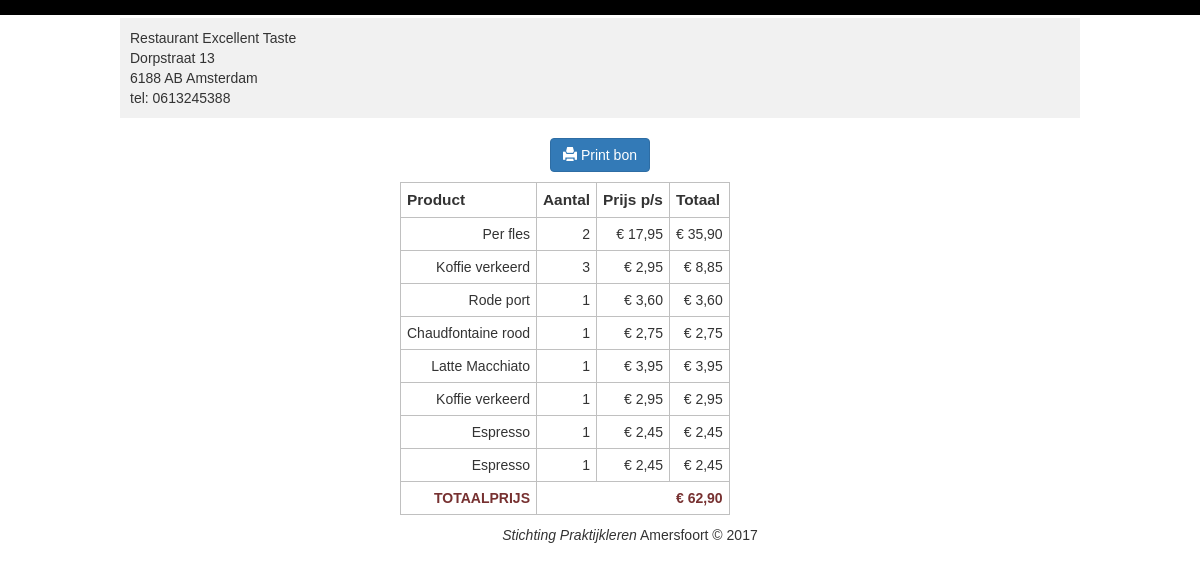
/bon.php?reservering=2, run on the app's committed database.
### tables this page shows
CREATE TABLE bestelling (
  bestelling_id int(11) NOT NULL AUTO_INCREMENT,
  reservering_id int(11) NOT NULL,
  tafel int(11) NOT NULL,
  datum date NOT NULL,
  tijd time NOT NULL,
  menuitemcode varchar(4) NOT NULL,
  aantal int(11) NOT NULL,
  prijs decimal(5,2) NOT NULL,
  PRIMARY KEY (bestelling_id),
  KEY menuitemcode (menuitemcode)
);

CREATE TABLE menuitem (
  subgerechtcode varchar(4) NOT NULL,
  menuitemcode varchar(4) NOT NULL,
  menuitemnaam varchar(30) NOT NULL,
  prijs decimal(5,2) NOT NULL,
  PRIMARY KEY (menuitemcode),
  KEY subgerechtcode (subgerechtcode)
);

### classes/content.inc.php (called while the page is built, shortened)
<?php
	class content {
		public function getHtml() {
			$page = new page;
			return $page->getHtml();
		}
	}
?>

### config/database.inc.php (called while the page is built)
<?php
class database
{
    public static function connect()
    {
        $connection = new PDO('mysql:host=localhost;dbname=excellenttaste_db;charset=utf8', 'root', '');
        return $connection;
    }
}
?>

### classes/page/bon.php (the view)
<?php
class page
{
     public function __construct()
     {
          $this->connection = database::connect();
     }
     public function getHtml()
     {
          $aBestelling = $this->getBestelling();
          $totaal = 0;
          $output =
               "<center>
                     <button class='btn btn-primary hidden-print aria-hidden='true''
                             onclick='window.print()'>
                          <span class='glyphicon glyphicon-print'></span> Print bon
                     </button>
	           </center>
                <div id='bon_overzicht'>
                     <table id='bon'>
                          <thead>
                               <tr>
                                    <th>Product</th>
                                    <th>Aantal</th>
                                    <th>Prijs p/s</th>
                                    <th>Totaal</th>
                               </tr>
                          </thead>
                          <tbody>";
          foreach ($aBestelling as $key => $value)
          {
                $output .= "   <tr>
                                    <td>" . $value['menuitemnaam'] . "</td>
                                    <td>" . $value['aantal'] . "</td>
                                    <td>&euro;&nbsp;" . number_format($value['prijs'], 2, ',','.') . "</td>
                                    <td>&euro;&nbsp;" . number_format($value['aantal'] *
                                                                      $value['prijs'], 2, ',','.') . "</td>
                               </tr>";
                $totaal = $totaal + ($value['aantal'] * $value['prijs']);
          }
          $output .=          "<tr class='trBold'>
                                    <td>TOTAALPRIJS</td>
                                    <td colspan='3'>&euro;&nbsp;" . number_format($totaal, 2, ',','.') . "</td>
                               </tr>
                          </tbody>
                     </table>
                </div>";
          return $output;
     }
     private function getBestelling() {
          $reservering_id = $_GET['reservering'];
          $sql = "SELECT * 	FROM bestelling b, menuitem m
                                   WHERE b.reservering_id = '$reservering_id'
                                   AND b.menuitemcode = m.menuitemcode";
          foreach($this->connection->query($sql) as $row) {
               $aOutput[] = $row;
          }
          return $aOutput;
     }
}

### css/style.css (style rules this page uses)
body { font-family : sans-serif; font-size : 14px; }
tr, th, td { border : 1px solid silver; }
th, td { padding : 6px; text-align : left; }
th { font-weight : bold; font-size : 110%; }
#bon_overzicht { width : 400px; margin : 10px auto; text-align : center; }
#bon_overzicht table tbody tr td { text-align : right; }
.trBold { font-weight : bold; color :#773131; }

### data on the page
bestelling: menuitem.menuitemnaam "Per fles", aantal "2", menuitem.prijs "17,95", aantal.prijs "35,90"
bestelling: menuitem.menuitemnaam "Koffie verkeerd", aantal "3", menuitem.prijs "2,95", aantal.prijs "8,85"
bestelling: menuitem.menuitemnaam "Rode port", aantal "1", menuitem.prijs "3,60", aantal.prijs "3,60"
bestelling: menuitem.menuitemnaam "Chaudfontaine rood", aantal "1", menuitem.prijs "2,75", aantal.prijs "2,75"
bestelling: menuitem.menuitemnaam "Latte Macchiato", aantal "1", menuitem.prijs "3,95", aantal.prijs "3,95"
bestelling: menuitem.menuitemnaam "Koffie verkeerd", aantal "1", menuitem.prijs "2,95", aantal.prijs "2,95"
bestelling: menuitem.menuitemnaam "Espresso", aantal "1", menuitem.prijs "2,45", aantal.prijs "2,45"
bestelling: menuitem.menuitemnaam "Espresso", aantal "1", menuitem.prijs "2,45", aantal.prijs "2,45"

### other printed values
$objPage->$template() "tel: 0613245388"
$totaal "62,90"
